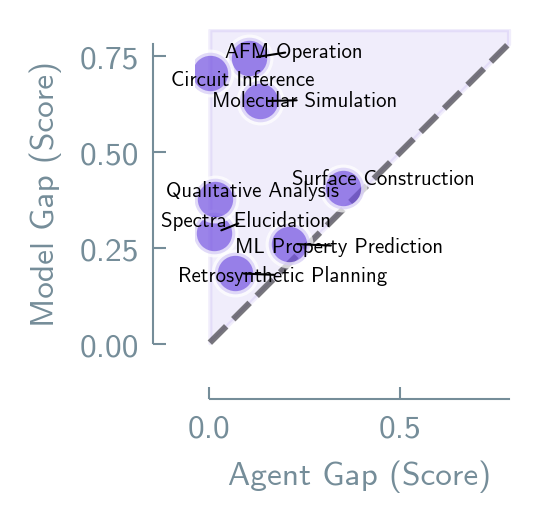

This figure's Python source:
"""Scatter plot showing model gap vs agent gap across environments.

Each point represents an environment. Points above the diagonal (y=x) indicate
that model choice contributes more performance variance than agent scaffold choice.

Usage:
    python 5_gap_scatter.py --verbosity_strategy=average --task_type_strategy=both \\
                            --order_direction=descending
"""

import sys
from pathlib import Path

import fire
import lama_aesthetics
import matplotlib.pyplot as plt
import numpy as np
import pandas as pd
from adjustText import adjust_text
from lama_aesthetics import ONE_COL_HEIGHT, ONE_COL_WIDTH
from lama_aesthetics.plotutils import range_frame
from loguru import logger

lama_aesthetics.get_style("main")

# Add analysis and plot config to path
REPO_ROOT = Path(__file__).resolve().parent.parent.parent
sys.path.insert(0, str(REPO_ROOT / "analysis"))
sys.path.insert(0, str(REPO_ROOT / "plots"))


from plot_config import (  # noqa: E402
    ENVIRONMENT_NAMES,
    FONT_SIZES,
    GAP_COLORS,
)
from plot_utils import (  # noqa: E402
    filter_by_level,
    filter_by_task_type,
    filter_by_verbosity,
    get_metric_column_name,
    load_reports_data,
)

# ==================== CONFIGURATION ====================

# Color for scatter points
SCATTER_COLOR = GAP_COLORS["model_gap"]


# ==================== DATA COLLECTION ====================


def collect_gap_data(
    df: pd.DataFrame,
    metric_column: str,
) -> dict:
    """Collect gap data for all environments.

    Args:
        df: Filtered benchmark reports dataframe
        metric_column: Column name of the metric to plot

    Returns:
        Dict with {env: {"model_gap": float, "agent_gap": float}}
    """
    gap_data = {}
    environments = df["environment"].unique()

    for env in environments:
        env_df = df[df["environment"] == env]
        if env_df.empty:
            continue

        # Compute model gap: (best model - worst model) averaged across agents
        model_scores = env_df.groupby("model")[metric_column].mean()
        if len(model_scores) > 1:
            model_gap = model_scores.max() - model_scores.min()
        else:
            model_gap = np.nan

        # Compute agent gap: (best agent - worst agent) averaged across models
        agent_scores = env_df.groupby("agent_type")[metric_column].mean()
        if len(agent_scores) > 1:
            agent_gap = agent_scores.max() - agent_scores.min()
        else:
            agent_gap = np.nan

        if not np.isnan(model_gap) and not np.isnan(agent_gap):
            gap_data[env] = {
                "model_gap": model_gap,
                "agent_gap": agent_gap,
            }

    return gap_data


# ==================== PLOTTING ====================


def plot_gap_scatter(
    gap_data: dict,
    output_path: Path,
    metric_display_name: str,
) -> None:
    """Create scatter plot of model gap vs agent gap.

    Args:
        gap_data: Dict with gap scores {env: {"model_gap": float, "agent_gap": float}}
        output_path: Path to save the figure
        metric_display_name: Display name for the metric
    """
    if not gap_data:
        logger.warning("No data available for scatter plot!")
        return

    # Extract data
    environments = list(gap_data.keys())
    agent_gaps = [gap_data[env]["agent_gap"] for env in environments]
    model_gaps = [gap_data[env]["model_gap"] for env in environments]
    env_labels = [ENVIRONMENT_NAMES.get(env, env.upper()) for env in environments]

    # Create figure
    fig, ax = plt.subplots(1, 1, figsize=(ONE_COL_WIDTH, ONE_COL_HEIGHT))

    # Plot diagonal line (y=x) first
    max_gap = max(*agent_gaps, *model_gaps)
    min_gap = min(*agent_gaps, *model_gaps)
    diagonal_range = [min_gap * 0.95, max_gap * 1.05]
    ax.plot(
        diagonal_range,
        diagonal_range,
        "k--",
        linewidth=1.5,
        alpha=0.5,
        label="Equal Gap",
        zorder=1,
    )

    # Plot scatter points
    ax.scatter(
        agent_gaps,
        model_gaps,
        s=100,
        color=SCATTER_COLOR,
        alpha=0.7,
        edgecolors="white",
        linewidths=1.5,
        zorder=3,
    )

    # Add environment labels to points with adjustText to avoid overlap
    texts = []
    for _i, (x, y, label) in enumerate(
        zip(agent_gaps, model_gaps, env_labels, strict=False)
    ):
        texts.append(
            ax.text(
                x,
                y,
                label,
                fontsize=5,
                color="black",
                alpha=1,
            )
        )

    # Adjust text positions to avoid overlap
    adjust_text(
        texts,
        arrowprops={"arrowstyle": "-", "color": "black", "lw": 0.5, "alpha": 1},
        expand_points=(1.5, 1.5),
        force_text=(0.5, 0.5),
    )

    # Styling
    ax.set_xlabel(
        f"Agent Gap ({metric_display_name})",
        fontsize=FONT_SIZES["axis_label"],
        fontweight="bold",
    )
    ax.set_ylabel(
        f"Model Gap ({metric_display_name})",
        fontsize=FONT_SIZES["axis_label"],
        fontweight="bold",
    )
    ax.tick_params(axis="both", labelsize=FONT_SIZES["tick_label"])

    # Legend
    # ax.legend(
    #     loc="upper left",
    #     fontsize=FONT_SIZES["legend"],
    #     framealpha=0.9,
    # )

    # Add shaded region above diagonal to highlight model dominance
    ax.fill_between(
        diagonal_range,
        diagonal_range,
        [max_gap * 1.1] * 2,
        alpha=0.1,
        color=SCATTER_COLOR,
        zorder=0,
        label="_nolegend_",
    )

    # Set equal aspect ratio for fair comparison
    ax.set_aspect("equal", adjustable="box")

    # Set axis limits with range_frame
    x_range = np.array([min_gap * 0.95, max_gap * 1.05])
    y_range = np.array([min_gap * 0.95, max_gap * 1.05])
    range_frame(ax, x_range, y_range, pad=0.05)

    fig.tight_layout()

    # Save figure
    output_path.parent.mkdir(parents=True, exist_ok=True)
    fig.savefig(output_path, bbox_inches="tight")
    fig.savefig(
        output_path.with_suffix(".png"),
        bbox_inches="tight",
        dpi=300,
    )
    logger.success(f"Saved: {output_path}")
    plt.close(fig)


# ==================== MAIN ====================


def main(
    verbosity_strategy: str = "average",
    task_type_strategy: str = "both",
    level_strategy: str = "default_map",
    metric: str = "average_score",
    k_value: int = 5,
    output_filename: str | None = None,
) -> None:
    """Generate scatter plot showing model gap vs agent gap.

    Args:
        verbosity_strategy: Which tool verbosity to use.
            Options: "average", "brief", "workflow", "comprehensive"
        task_type_strategy: Which task type to use.
            Options: "tasks" (category=task), "subtasks" (category=subtask), "both"
        level_strategy: Which level to use for environments.
            Options: "all" (average across all levels),
                     "default_map" (use per-environment mapping),
                     or specific level like "1", "2", "3", "4"
        metric: Metric to plot.
            Options: "average_score", "pass_at_k", "pass_hat_k"
        k_value: K value for Pass@k or Pass^k metrics (1-5)
        output_filename: Output filename (PDF)
    """
    logger.info("=" * 60)
    logger.info("Gap Scatter Plot Generation")
    logger.info("=" * 60)
    logger.info(f"Verbosity strategy: {verbosity_strategy}")
    logger.info(f"Task type strategy: {task_type_strategy}")
    logger.info(f"Level strategy: {level_strategy}")
    logger.info(f"Metric: {metric}")
    if metric in ["pass_at_k", "pass_hat_k"]:
        logger.info(f"K value: {k_value}")
    logger.info("")

    # Validate inputs
    if metric not in ["average_score", "pass_at_k", "pass_hat_k"]:
        msg = f"Invalid metric: {metric}. Must be 'average_score', 'pass_at_k', or 'pass_hat_k'"
        raise ValueError(msg)

    if metric in ["pass_at_k", "pass_hat_k"] and not 1 <= k_value <= 5:
        msg = f"Invalid k_value: {k_value}. Must be between 1 and 5"
        raise ValueError(msg)

    # Get metric column name and display name
    metric_column = get_metric_column_name(metric, k_value)
    if metric == "average_score":
        metric_display_name = "Score"
    elif metric == "pass_at_k":
        metric_display_name = f"Pass@{k_value}"
    elif metric == "pass_hat_k":
        metric_display_name = f"Pass^{k_value}"

    # Load data
    logger.info("Loading datasets...")
    reports_df = load_reports_data()

    # Filter reports data
    logger.info("Filtering benchmark reports...")
    filtered_df = reports_df.copy()
    filtered_df = filter_by_verbosity(
        filtered_df, None if verbosity_strategy == "average" else verbosity_strategy
    )
    filtered_df = filter_by_task_type(filtered_df, task_type_strategy)
    filtered_df = filter_by_level(filtered_df, level_strategy)

    logger.info(f"Filtered to {len(filtered_df)} rows")
    logger.info("")

    # Collect gap data
    logger.info("Computing performance gaps...")
    gap_data = collect_gap_data(filtered_df, metric_column)
    logger.info(f"Found data for {len(gap_data)} environments")

    # Generate plot
    logger.info("Generating scatter plot...")
    if output_filename is None:
        output_path = Path(__file__).parent / "2b_gap_scatter.pdf"
    else:
        output_path = Path(output_filename)
    plot_gap_scatter(gap_data, output_path, metric_display_name)

    # Print summary statistics
    logger.info("")
    logger.info("Summary Statistics:")
    logger.info("-" * 40)
    agent_gaps = [gap_data[env]["agent_gap"] for env in gap_data]
    model_gaps = [gap_data[env]["model_gap"] for env in gap_data]

    logger.info(
        f"Agent gap - Mean: {np.mean(agent_gaps):.3f}, Std: {np.std(agent_gaps):.3f}"
    )
    logger.info(
        f"Model gap - Mean: {np.mean(model_gaps):.3f}, Std: {np.std(model_gaps):.3f}"
    )
    logger.info(
        f"Model/Agent ratio - Mean: {np.mean(np.array(model_gaps) / np.array(agent_gaps)):.2f}x"
    )
    above_diagonal = sum(
        1 for mg, ag in zip(model_gaps, agent_gaps, strict=False) if mg > ag
    )
    logger.info(
        f"Environments where model gap > agent gap: {above_diagonal}/{len(gap_data)}"
    )

    logger.info("")
    logger.info("=" * 60)
    logger.info("Scatter plot generated successfully!")
    logger.info("=" * 60)


if __name__ == "__main__":
    fire.Fire(main)
